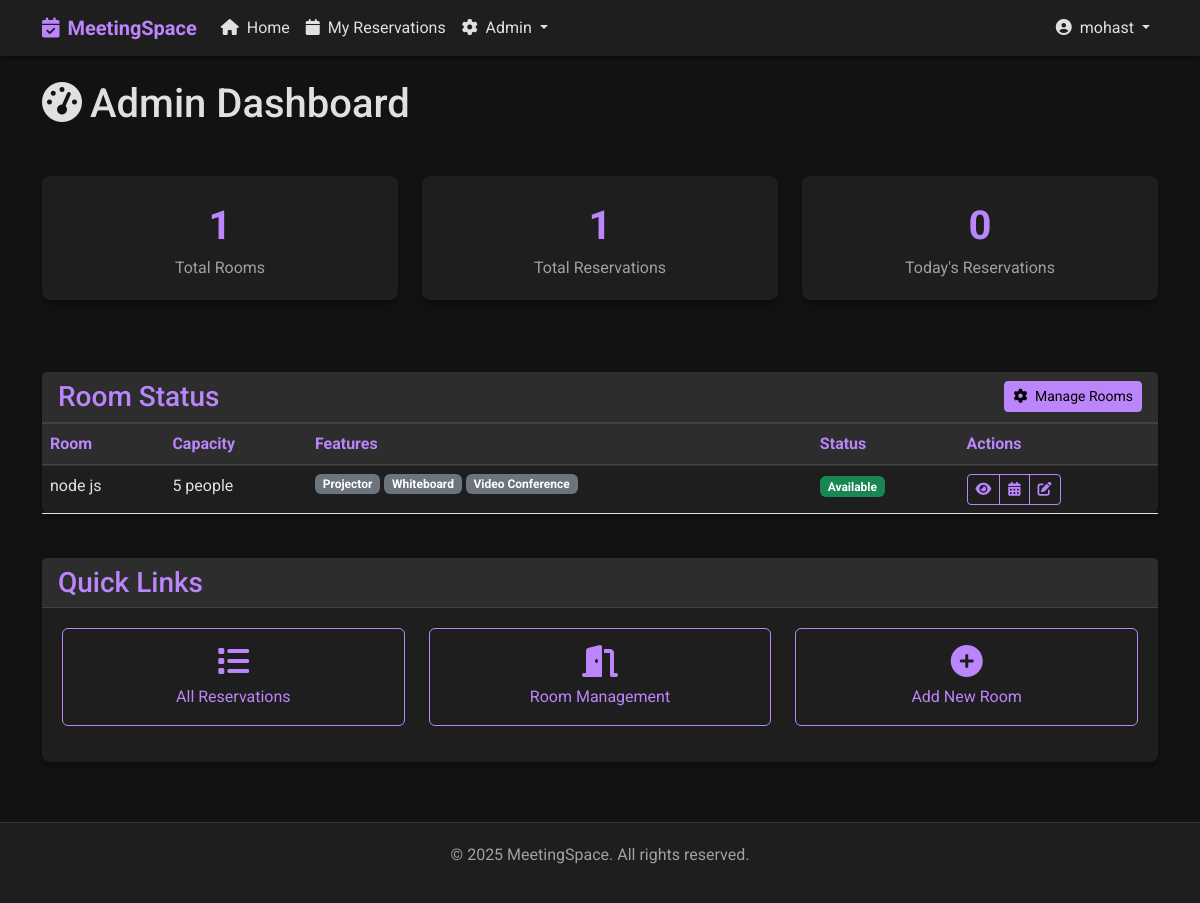
The page /admin-dashboard/ (signed in) on the database as committed earlier.
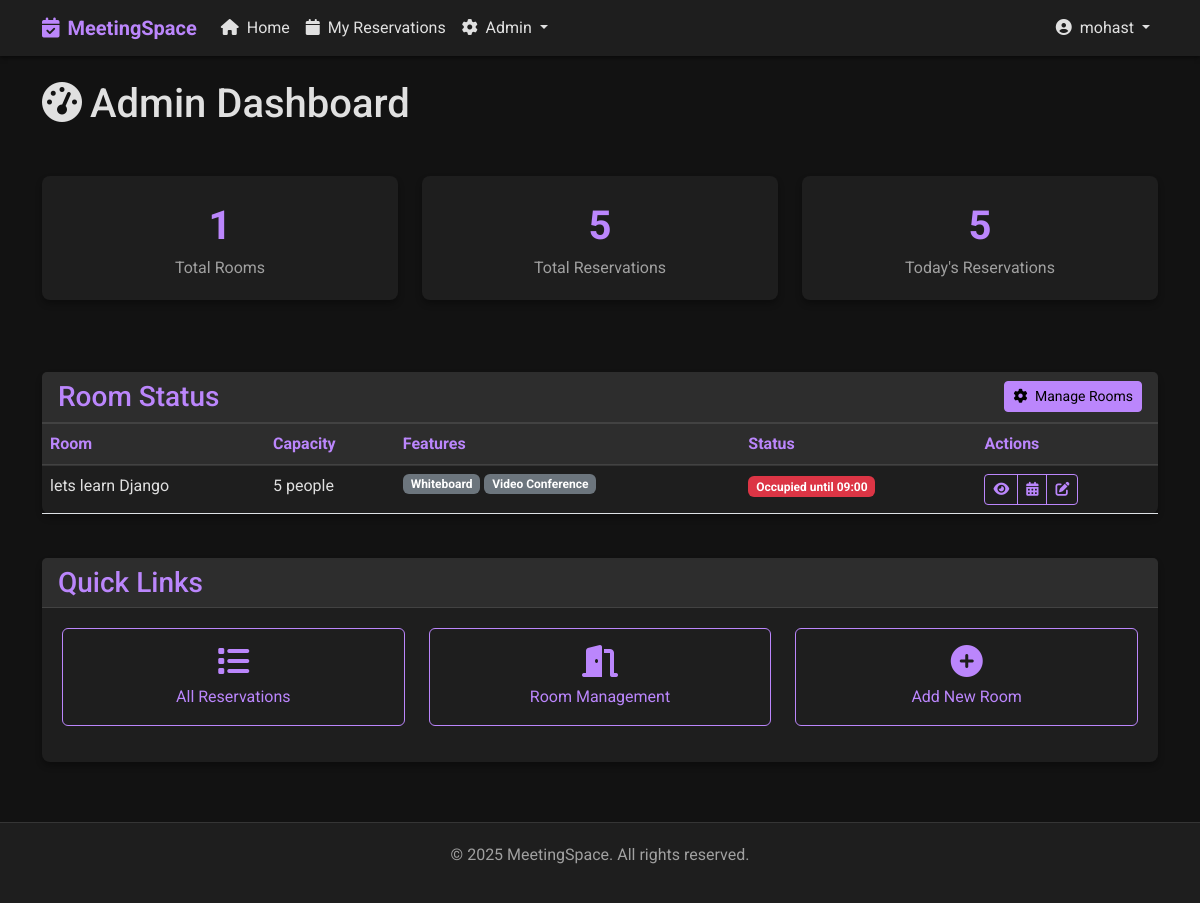
The same page on the database as committed later.
### base/models.py (models this page shows, shortened)
class Room(models.Model):
    name = models.CharField(max_length=100)
    capacity = models.IntegerField(default=10)
    has_projector = models.BooleanField(default=False)
    has_whiteboard = models.BooleanField(default=False)
    has_video_conference = models.BooleanField(default=False)
    description = models.TextField(null=True, blank=True)
    created = models.DateTimeField(auto_now_add=True)
    updated = models.DateTimeField(auto_now=True)
    class Meta:
        ordering = ['name']
    def get_current_status(self):
        now = datetime.now()
        today = now.date()
        current_time = now.time()
        active_reservation = self.reservation_set.filter(
            date=today,
            start_time__lte=current_time,
            end_time__gt=current_time
        ).first()
        if active_reservation:
            return {
                'status': 'occupied',
                'reservation': active_reservation
            }
        else:
            return {
                'status': 'free',
                'next_reservation': self.reservation_set.filter(
                    date=today,
                    start_time__gt=current_time
                ).order_by('start_time').first()
            }

class Reservation(models.Model):
    room = models.ForeignKey(Room, on_delete=models.CASCADE)
    user = models.ForeignKey(User, on_delete=models.CASCADE)
    title = models.CharField(max_length=200)
    description = models.TextField(null=True, blank=True)
    date = models.DateField()
    start_time = models.TimeField()
    end_time = models.TimeField()
    participants_emails = models.TextField(null=True, blank=True,
                                          help_text="Enter email addresses separated by commas")
    reminder_sent = models.BooleanField(default=False)
    created = models.DateTimeField(auto_now_add=True)
    updated = models.DateTimeField(auto_now=True)
    class Meta:
        ordering = ['date', 'start_time']
        constraints = [
            models.UniqueConstraint(
                fields=['room', 'date', 'start_time'],
                name='unique_reservation'
            )
        ]

### base/views.py (the view)
# urls.py: path('admin-dashboard/', views.admin_dashboard, name="admin-dashboard"),
@staff_member_required
def admin_dashboard(request):
    rooms = Room.objects.all()
    total_reservations = Reservation.objects.count()
    today = datetime.now().date()
    today_reservations = Reservation.objects.filter(date=today).count()
    for room in rooms:
        room.current_status = room.get_current_status()
    context = {
        'rooms': rooms,
        'total_reservations': total_reservations,
        'today_reservations': today_reservations,
    }
    return render(request, 'base/admin_dashboard.html', context)

### templates/base/admin_dashboard.html (shortened to what the changed rows need)
{% extends 'main.html' %}
{% block content %}
<div class="row mb-4">
    <div class="col-12">
        <h1 class="mb-4"><i class="fas fa-tachometer-alt me-2"></i>Admin Dashboard</h1>
    </div>
</div>
<div class="row mb-5">
    <div class="col-md-4 mb-4">
        <div class="stat-card">
            <div class="stat-number">{{ total_reservations }}</div>
            <div class="stat-label">Total Reservations</div>
        </div>
    </div>
    <div class="col-md-4 mb-4">
        <div class="stat-card">
            <div class="stat-number">{{ today_reservations }}</div>
            <div class="stat-label">Today's Reservations</div>
        </div>
    </div>
</div>
<div class="row mb-4">
    <div class="col-12">
        <div class="card">
            <div class="card-body p-0">
                <div class="table-responsive">
                    <table class="table mb-0">
                        <thead>
                            <tr>
                                <th>Room</th>
                                <th>Capacity</th>
                                <th>Features</th>
                                <th>Status</th>
                                <th>Actions</th>
                            </tr>
                        </thead>
                        <tbody>
                            {% for room in rooms %}
                            <tr>
                                <td>{{ room.name }}</td>
                                <td>{{ room.capacity }} people</td>
                                <td>
                                    <div class="d-flex flex-wrap gap-1">
                                        {% if room.has_projector %}
                                        <span class="badge bg-secondary">Projector</span>
                                        {% endif %}
                                        {% if room.has_whiteboard %}
                                        <span class="badge bg-secondary">Whiteboard</span>
                                        {% endif %}
                                        {% if room.has_video_conference %}
                                        <span class="badge bg-secondary">Video Conference</span>
                                        {% endif %}
                                    </div>
                                </td>
                                <td>
                                    {% if room.current_status.status == 'free' %}
                                    <span class="badge bg-success">Available</span>
                                    {% else %}
                                    <span class="badge bg-danger">Occupied until {{ room.current_status.reservation.end_time|time:"H:i" }}</span>
                                    {% endif %}
                                </td>
                                <td>
                                    <div class="btn-group">
                                        <a href="{% url 'room-detail' room.id %}" class="btn btn-sm btn-outline-primary">
                                            <i class="fas fa-eye"></i>
                                        </a>
                                        <a href="{% url 'room-calendar' room.id %}" class="btn btn-sm btn-outline-primary">
                                            <i class="fas fa-calendar-alt"></i>
                                        </a>
                                        <a href="{% url 'update-room' room.id %}" class="btn btn-sm btn-outline-primary">
                                            <i class="fas fa-edit"></i>
                                        </a>
                                    </div>
                                </td>
                            </tr>
                            {% endfor %}
                        </tbody>
                    </table>
                </div>
            </div>
        </div>
    </div>
</div>
{% endblock %}

Rows that differ between the two databases and show on the page:
removed Room: name "node js", capacity "5", has_projector "Projector", has_whiteboard "Whiteboard", has_video_conference "Video Conference", shows "Available"
added Room: name "lets learn Django", capacity "5", has_whiteboard "Whiteboard", has_video_conference "Video Conference", current_status.reservation.end_time "09:00"
Other text that changed with them:
{{ total_reservations }}: "1" → "5"
{{ today_reservations }}: "0" → "5"
